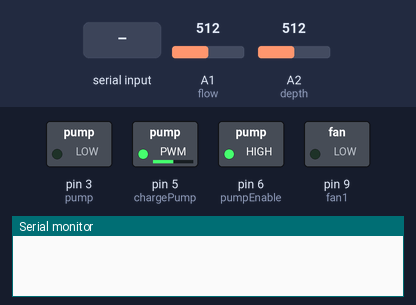
This program was run on a simulated Arduino Uno, built with avr-gcc and run on an emulated ATmega328P. On the bench: switched loads named in the program (green lamp = pin HIGH), the last lines printed to the serial monitor. The inputs (shaded band) are chosen by the test bench; at power-on: A1 (flow) = 512, A2 (depth) = 512.

Above: at 1.2 s.
1.3 s: "90,45,200\n" received over Serial
At 1.9 s:
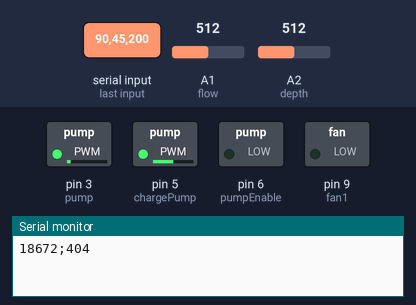
2.8 s: "0\n" received over Serial
At 4.2 s:
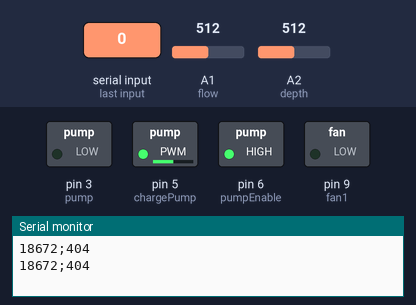
Timing chart, 0 to 5.8 s (numbered marks = the images above; inputs shaded):
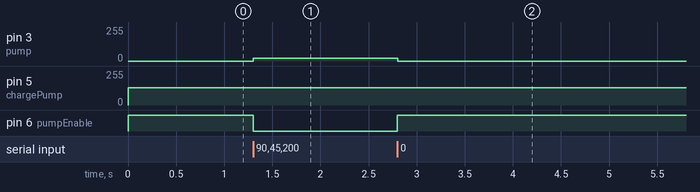

The program:

main.cpp
```cpp
#include <Arduino.h>

#define modeSelect 13
#define pump 3
#define depth A2
#define flow A1
#define error1 11
#define error2 10
#define pumpEnable 6
#define fan1 9
#define chargePump 5

typedef struct
{
    uint16_t _depth;
    uint16_t _flow;
}Pair_16_t;
//----------------------------------------------------------------------------------------------------------------------


// Variables
const byte numChars = 64;
char receivedChars[numChars]; // an array to store the received data
char  myString[numChars];
char *token;
const char *delimiter = ";";

char pumpData[4];
char* endPtrPump;
int  iPumpData = 0;

char fanData[4];
char* endPtrFan;
int iFanData = 0;

int iDepth = 0;
int iFlow = 0;

int ringBuffer[50];
int ringNum = 0;
int ringSum = 0;

int ringBufferFlow[25];
int ringNumFlow = 0;
int ringSumFlow = 0;


//all Depth values are calculated by depth in m / 0.05859375

Pair_16_t  dataLvl1[5] = {{512,0},
                          {529,0},
                          {495,0},
                          {563,0},
                          {546,0}};
int dataCounterLvl1 = 0;

Pair_16_t dataLvl2[5] = {{495, 15},
                         {461, 15},
                         {427, 15},
                         {444, 15},
                         {427, 15}};
int dataCounterLvl2 = 0;

Pair_16_t dataLvl3[5] = {{393, 20},
                         {375, 20},
                         {341, 20},
                         {324, 20},
                         {341, 20}};
int dataCounterLvl3 = 0;

Pair_16_t dataLvl4[5] = {{307, 25},
                         {273, 25},
                         {239, 25},
                         {221, 25},
                         {256, 25}};
int dataCounterLvl4 = 0;

Pair_16_t dataLvl5[5] = {{324, 8},
                        {393, 3},
                        {444, 0},
                        {495, 0},
                        {512, 0}};
int dataCounterLvl5 = 0;

boolean newData = false;
boolean inputReceived = false;
//----------------------------------------------------------------------------------------------------------------------


//Functions
void recWithEndMarker() {
    static byte ndx = 0;
    char endMarker = '\n';
    char rc;

    // if (Serial.available() > 0) {
    while (Serial.available() > 0 && !newData) {
        rc = Serial.read();

        if (rc != endMarker) {
            receivedChars[ndx] = rc;
            ndx++;
            if (ndx >= numChars) {
                ndx = numChars - 1;
            }
        }
        else {
            receivedChars[ndx] = '\0'; // terminate the string
            ndx = 0;
            newData = true;
        }
    }
}

//------------------------------------------------------------------------
void setNewData() {


    if (newData) {
        strcpy(myString, receivedChars);
        token = strtok(myString, delimiter);

        int i = 0;
        while (token != nullptr) {
            switch (i) {
                case 0:
                    strcpy(pumpData, token);
                    //converting into int
                    iPumpData = strtol(pumpData, &endPtrPump, 10);

                    if (iPumpData != 0)
                    {
                        digitalWrite(pumpEnable, LOW);

                        //analogWrite(pump, map(iPumpData, 0, 1023, 0, 255));
                        //Serial.print("Pump:");
                        //Serial.print(iPumpData);
                    }
                    else
                    {
                        digitalWrite(pumpEnable, HIGH);

                        //analogWrite(pump, 0);
                        //Serial.print("Zero");
                    }

                    break;
                case 1:
                    strcpy(fanData, token);
                    //converting into int
                    iFanData = strtol(fanData, &endPtrFan, 10);

                    //analogWrite(fan1, map(iFanData, 0, 1023, 0, 255));
                    //analogWrite(fan2, map(iFanData, 0, 1023, 0, 255));

                    //Serial.print("\t Fan:");
                    //Serial.println(iFanData);

                    break;
                default:
                    Serial.println(token);
            }

            i++;
            token = strtok(nullptr, delimiter);
        }
        newData = false;
        inputReceived = true;
    }
}

//----------------------------------------------------------------------
void sendData() {


    //Debug
    /*
    Serial.print("P:");
    Serial.print(iPumpData);
    Serial.print("   |F:  ");
    Serial.print(iFanData);

    Serial.print("   |D: ");
    Serial.print(iDepth);
    Serial.print("   |Fl: ");
    Serial.println(iFlow);
    */


    if (inputReceived) {


        //Real application
        Serial.print(map(iDepth, 202, 219, 0, 1024));
        Serial.print(";");
        Serial.println(map(iFlow, 210, 975, 0, 1024));
        //Serial.println(analogRead(flow));

        /*
        if (digitalRead(modeSelect))
        {

            //Test

            switch (iPumpData) {
                case 0:
                    if (iFanData == 0) {
                        Serial.print(dataLvl1[dataCounterLvl1]._depth);
                        Serial.print(";");
                        Serial.println(dataLvl1[dataCounterLvl1]._flow);

                        if (dataCounterLvl1 < (sizeof(dataLvl1) / sizeof(Pair_16_t) )- 1) {
                            ++dataCounterLvl1;
                        }
                    }else {
                        Serial.print(dataLvl5[dataCounterLvl5]._depth);
                        Serial.print(";");
                        Serial.println(dataLvl5[dataCounterLvl5]._flow);
                        if (dataCounterLvl5 < (sizeof(dataLvl5) / sizeof(Pair_16_t)) - 1) {
                            ++dataCounterLvl5;
                        }
                    }
                    break;
                case 100:
                    Serial.print(dataLvl2[dataCounterLvl2]._depth);
                    Serial.print(";");
                    Serial.println(dataLvl2[dataCounterLvl2]._flow);
                    if (dataCounterLvl2 < (sizeof(dataLvl2) / sizeof(Pair_16_t) )- 1) {
                        ++dataCounterLvl2;
                    }
                    break;
                case 500:
                    Serial.print(dataLvl3[dataCounterLvl3]._depth);
                    Serial.print(";");
                    Serial.println(dataLvl3[dataCounterLvl3]._flow);
                    if (dataCounterLvl3 < (sizeof(dataLvl3) / sizeof(Pair_16_t) )- 1) {
                        ++dataCounterLvl3;
                    }
                    break;
                case 900:
                    Serial.print(dataLvl4[dataCounterLvl4]._depth);
                    Serial.print(";");
                    Serial.println(dataLvl4[dataCounterLvl4]._flow);
                    if (dataCounterLvl4 < (sizeof(dataLvl4) / sizeof(Pair_16_t) )- 1) {
                        ++dataCounterLvl4;
                    }
                    break;
                default:
                    Serial.print(iPumpData);
                    Serial.print(";");
                    Serial.println(iFanData);
                    break;
            }

        }
        else
        {
            //Real application

            Serial.print(iDepth);
            Serial.print(";");
            Serial.println(iFlow);


        }
        */

        inputReceived = false;
    }

}
//----------------------------------------------------------------------------------------------------------------------

void setup() {
    pinMode(modeSelect, INPUT);
    pinMode(pump, OUTPUT);
    pinMode(pumpEnable, OUTPUT);
    pinMode(fan1, OUTPUT);
    pinMode(chargePump, OUTPUT);
    pinMode(flow,INPUT);
    pinMode(depth, INPUT);
    pinMode(error1, INPUT);
    pinMode(error2, INPUT);

    digitalWrite(pumpEnable, HIGH);

    for (int i = 0; i < 50; ++i) {
        ringBuffer[i] = 0;
    }

    for (int i = 0; i < 25; ++i) {
        ringBufferFlow[i] = 0;
    }

    Serial.begin(115200);
}

void loop(){

    if (ringNum < 50)
    {
        ringBuffer[ringNum] = analogRead(depth);
        ringNum++;
    }
    else
    {
        ringNum = 0;
        ringBuffer[ringNum] = analogRead(depth);
    }

    for (int i = 0; i < 50; ++i) {
        ringSum += ringBuffer[i];
    }

    iDepth = ringSum/50;
    ringSum = 0;

    if (ringNumFlow < 25)
    {
        ringBufferFlow[ringNumFlow] = analogRead(flow);
        ringNumFlow++;
    }
    else
    {
        ringNumFlow = 0;
        ringBufferFlow[ringNumFlow] = analogRead(flow);
    }

    for (int i = 0; i < 25; ++i) {
        ringSumFlow += ringBufferFlow[i];
    }

    iFlow = ringSumFlow/25;
    ringSumFlow = 0;

    analogWrite(chargePump, 128);

    analogWrite(pump, map(iPumpData, 0, 1023, 0, 255));
    analogWrite(fan1, map(iFanData, 0, 1023, 0, 255));


    //analogWrite(pump, map(iPumpData, 0, 1023, 0, 255));
    //analogWrite(fan1, map(iFanData, 0, 1023, 0, 255));
    //analogWrite(fan2, map(iFanData, 0, 1023, 0, 255));


    recWithEndMarker();
    setNewData();
    sendData();

}
```

Measured:
- after the input at 1.3 s, pin 3 (pump): 0/255 → 22/255 at once; pin 6 (pumpEnable): HIGH → LOW at once
- after the input at 2.8 s, pin 3 (pump): 22/255 → 0/255 at once; pin 6 (pumpEnable): LOW → HIGH at once
